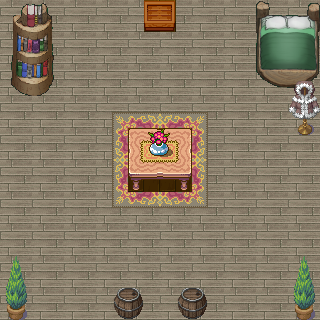

Rendered tile map (Tiled .tmx) drawn with the repository's tilesets; below, a short description and the full map source, tile grids included:
An orthogonal 20x20 tile map with 16x16 px tiles, 3 tile layers (meto, meto1, meto2), 3 tilesets and 19 objects (14x blocker, 2x start point, town, sprite, info).

<map version="1.0" tiledversion="1.1.4" orientation="orthogonal" renderorder="right-down" width="20" height="20" tilewidth="16" tileheight="16" infinite="0" nextobjectid="27">
 <tileset firstgid="1" name="屋内" tilewidth="16" tileheight="16" tilecount="960" columns="16">
  <image source="../images/屋内.png" width="256" height="960" />
 </tileset>
 <tileset firstgid="961" name="室内1" tilewidth="16" tileheight="16" tilecount="1024" columns="32">
  <image source="../images/室内1.png" width="512" height="512" />
 </tileset>
 <tileset firstgid="1985" name="外部草地2" tilewidth="16" tileheight="16" tilecount="10480" columns="131">
  <image source="../images/外部草地2.png" width="2100" height="1280" />
 </tileset>
 <layer name="meto" width="20" height="20">
  <data encoding="csv">
33,34,33,34,33,34,33,34,33,1373,1374,34,33,34,33,34,33,34,33,34,
49,50,49,50,49,50,49,50,49,1405,1406,50,49,50,49,50,49,50,49,50,
33,34,33,34,33,34,33,34,33,34,33,34,33,34,33,34,33,34,33,34,
49,50,49,50,49,50,49,50,49,50,49,50,49,50,49,50,49,50,49,50,
33,34,33,34,33,34,33,34,33,34,33,34,33,34,33,34,33,34,33,34,
49,50,49,50,49,50,49,50,49,50,49,50,49,50,49,50,49,50,49,50,
33,34,33,34,33,34,33,34,33,34,33,34,33,34,33,34,33,34,33,34,
49,50,49,50,49,50,49,1749,1750,1751,1752,1753,1754,50,49,50,49,50,49,50,
33,34,33,34,33,34,33,1781,1782,1783,1784,1785,1786,34,33,34,33,34,33,34,
49,50,49,50,49,50,49,1813,1814,1815,1816,1817,1818,50,49,50,49,50,49,50,
33,34,33,34,33,34,33,1845,1846,1847,1848,1849,1850,34,33,34,33,34,33,34,
49,50,49,50,49,50,49,1877,1878,1879,1880,1881,1882,50,49,50,49,50,49,50,
33,34,33,34,33,34,33,1909,1910,1911,1912,1913,1914,34,33,34,33,34,33,34,
49,50,49,50,49,50,49,50,49,50,49,50,49,50,49,50,49,50,49,50,
33,34,33,34,33,34,33,34,33,34,33,34,33,34,33,34,33,34,33,34,
49,50,49,50,49,50,49,50,49,50,49,50,49,50,49,50,49,50,49,50,
33,34,33,34,33,34,33,34,33,34,33,34,33,34,33,34,33,34,33,34,
49,50,49,50,49,50,49,50,49,50,49,50,49,50,49,50,49,50,49,50,
33,34,33,34,33,34,33,34,33,34,33,34,33,34,33,34,33,34,33,34,
49,50,49,50,49,50,49,50,49,50,49,50,49,50,49,50,49,50,49,50
</data>
 </layer>
 <objectgroup name="object">
  <object id="1" name="blocker" x="143.667" y="-0.333333" width="32" height="32" />
  <object id="2" name="blocker" x="10" y="48" width="45.3333" height="47.3333" />
  <object id="3" name="blocker" x="128" y="128" width="64" height="64" />
  <object id="4" name="blocker" x="288" y="112" width="32" height="23" />
  <object id="7" name="blocker" x="256.182" y="16.5455" width="63.6364" height="70" />
  <object id="8" name="blocker" x="291" y="304" width="25.5" height="15" />
  <object id="9" name="blocker" x="3.25" y="304" width="25.5" height="15" />
  <object id="11" name="door" type="town" x="140.25" y="320" width="40.558" height="33.3333">
   <properties>
    <property name="start" value="start_point_1" />
    <property name="state" value="down" />
    <property name="world" value="home" />
   </properties>
  </object>
  <object id="12" name="start point" x="144.5" y="288" width="30.8333" height="31">
   <properties>
    <property name="__name__" value="start_point_1" />
    <property name="state" value="rest_up" />
   </properties>
  </object>
  <object id="13" name="blocker" x="-0.666667" y="319.667" width="139.167" height="10.3333" />
  <object id="14" name="blocker" x="-0.3335" y="-11.1667" width="320.667" height="10.3333" />
  <object id="15" name="blocker" x="320.667" y="-1" width="6.66667" height="320.333" />
  <object id="16" name="blocker" x="-7.66667" y="-1.49983" width="6.66667" height="320.333" />
  <object id="17" name="start point" x="208" y="32" width="31.3333" height="31">
   <properties>
    <property name="__name__" value="start_point" />
    <property name="state" value="rest_down" />
   </properties>
  </object>
  <object id="18" name="blocker" x="181.167" y="320.583" width="139.167" height="10.3333" />
  <object id="19" name="blocker" x="112" y="288" width="28" height="30.5" />
  <object id="20" name="blocker" x="180" y="287.75" width="28" height="30.5" />
  <object id="25" name="sprite" gid="9339" x="244" y="207.333" width="32" height="32">
   <properties>
    <property name="__image__" value="1" />
    <property name="actor" value="1" />
    <property name="filename" value="drama1" />
    <property name="state" value="rest_down" />
   </properties>
  </object>
  <object id="26" name="info" x="347.25" y="-24.5" width="85" height="78">
   <properties>
    <property name="level" value="1" />
    <property name="world" value="家" />
   </properties>
  </object>
 </objectgroup>
 <layer name="meto1" width="20" height="20">
  <data encoding="csv">
508,509,510,511,0,0,0,0,0,0,0,0,0,0,0,0,12,13,14,15,
524,525,526,527,0,0,0,0,0,0,0,0,0,0,0,0,28,29,30,31,
540,541,542,543,0,0,0,0,0,0,0,0,0,0,0,0,44,45,46,47,
556,557,558,559,0,0,0,0,0,0,0,0,0,0,0,0,60,61,62,63,
572,573,574,575,0,0,0,0,0,0,0,0,0,0,0,0,76,77,78,79,
588,589,590,591,0,0,0,0,0,0,0,0,0,0,0,0,92,93,94,95,
0,0,0,0,0,0,0,0,0,0,0,0,0,0,0,0,0,0,0,0,
0,0,0,0,0,0,0,0,0,0,0,0,0,0,0,0,0,0,0,0,
0,0,0,0,0,0,0,0,1237,1238,1239,1240,0,0,0,0,0,0,0,0,
0,0,0,0,0,0,0,0,1269,1270,1271,1272,0,0,0,0,0,0,0,0,
0,0,0,0,0,0,0,0,1301,1302,1303,1304,0,0,0,0,0,0,0,0,
0,0,0,0,0,0,0,0,1333,1334,1335,1336,0,0,0,0,0,0,0,0,
0,0,0,0,0,0,0,0,0,0,0,0,0,0,0,0,0,0,0,0,
0,0,0,0,0,0,0,0,0,0,0,0,0,0,0,0,0,0,0,0,
0,0,0,0,0,0,0,0,0,0,0,0,0,0,0,0,0,0,0,0,
0,0,0,0,0,0,0,0,0,0,0,0,0,0,0,0,0,0,0,0,
9,10,0,0,0,0,0,0,0,0,0,0,0,0,0,0,0,0,9,10,
25,26,0,0,0,0,0,0,0,0,0,0,0,0,0,0,0,0,25,26,
41,42,0,0,0,0,0,177,178,0,0,177,178,0,0,0,0,0,41,42,
57,58,0,0,0,0,0,193,194,0,0,193,194,0,0,0,0,0,57,58
</data>
 </layer>
 <layer name="meto2" width="20" height="20">
  <data encoding="csv">
0,0,0,0,0,0,0,0,0,0,0,0,0,0,0,0,0,0,0,0,
0,0,0,0,0,0,0,0,0,0,0,0,0,0,0,0,0,0,0,0,
0,0,0,0,0,0,0,0,0,0,0,0,0,0,0,0,0,0,0,0,
0,0,0,0,0,0,0,0,0,0,0,0,0,0,0,0,0,0,0,0,
0,0,0,0,0,0,0,0,0,0,0,0,0,0,0,0,0,0,0,0,
0,0,0,0,0,0,0,0,0,0,0,0,0,0,0,0,0,0,331,332,
0,0,0,0,0,0,0,0,0,0,0,0,0,0,0,0,0,0,347,348,
0,0,0,0,0,0,0,0,0,0,0,0,0,0,0,0,0,0,363,364,
0,0,0,0,0,0,0,0,0,0,0,0,0,0,0,0,0,0,379,380,
0,0,0,0,0,0,0,0,0,0,0,0,0,0,0,0,0,0,0,0,
0,0,0,0,0,0,0,0,0,0,0,0,0,0,0,0,0,0,0,0,
0,0,0,0,0,0,0,0,0,0,0,0,0,0,0,0,0,0,0,0,
0,0,0,0,0,0,0,0,0,0,0,0,0,0,0,0,0,0,0,0,
0,0,0,0,0,0,0,0,0,0,0,0,0,0,0,0,0,0,0,0,
0,0,0,0,0,0,0,0,0,0,0,0,0,0,0,0,0,0,0,0,
0,0,0,0,0,0,0,0,0,0,0,0,0,0,0,0,0,0,0,0,
0,0,0,0,0,0,0,0,0,0,0,0,0,0,0,0,0,0,0,0,
0,0,0,0,0,0,0,0,0,0,0,0,0,0,0,0,0,0,0,0,
0,0,0,0,0,0,0,0,0,0,0,0,0,0,0,0,0,0,0,0,
0,0,0,0,0,0,0,0,0,0,0,0,0,0,0,0,0,0,0,0
</data>
 </layer>
</map>
